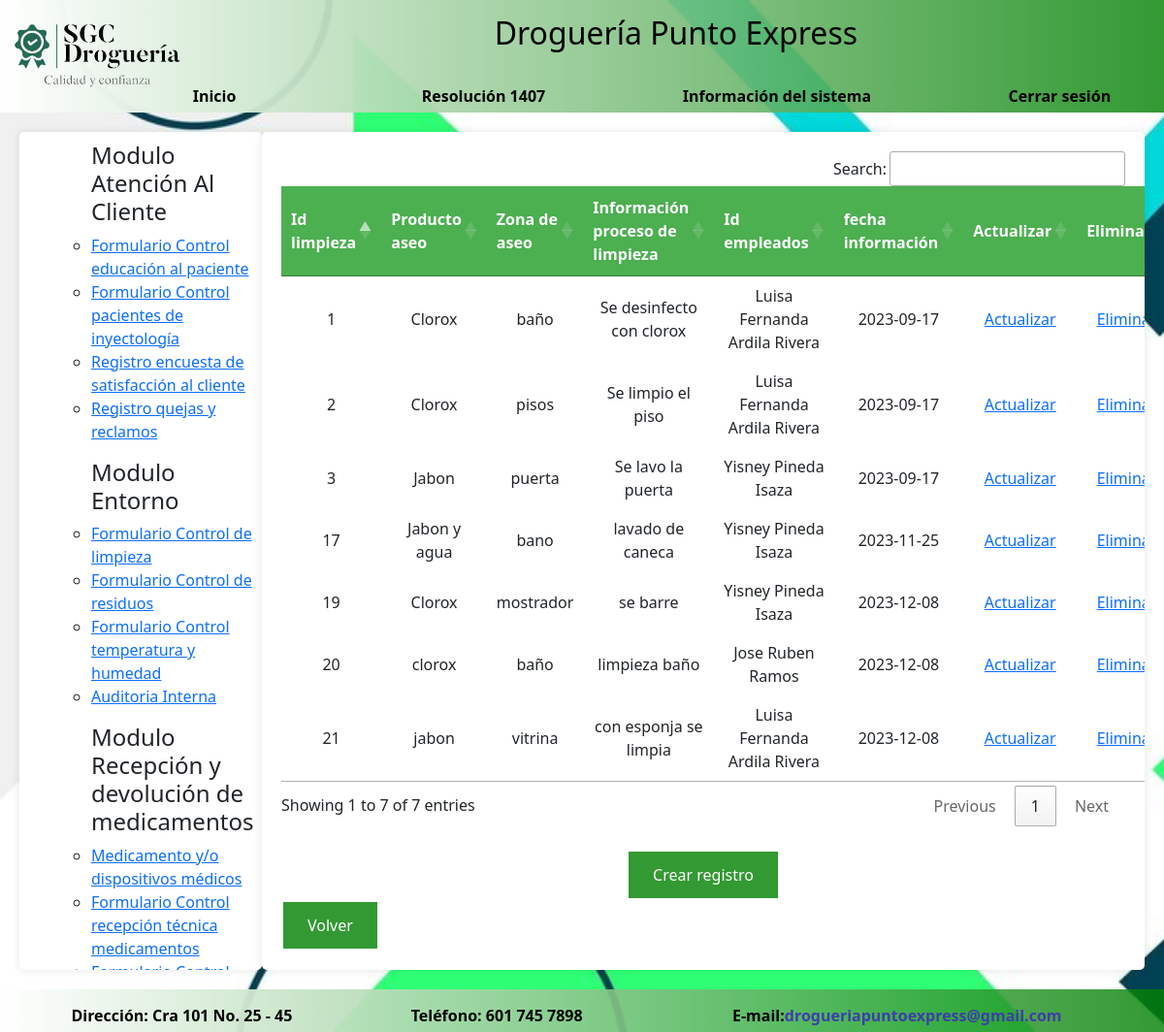
Screenshot of /limpieza.php (signed in) with the database file from the repository.
### tables this page shows
CREATE TABLE `limpieza` (
  `Idlimpieza` int(11) NOT NULL,
  `productoaseo` varchar(50) NOT NULL,
  `zona` varchar(50) NOT NULL,
  `infoprocesolimpieza` text NOT NULL,
  `Idempleados` varchar(5) NOT NULL,
  `fecha` date NOT NULL DEFAULT current_timestamp()
);

CREATE TABLE `empleados` (
  `Idempleados` varchar(5) NOT NULL DEFAULT 'E',
  `nomempleado` varchar(50) NOT NULL,
  `cedula` int(11) NOT NULL
);

### limpieza.php (the view, shortened to what this page needs)
<!DOCTYPE html>
<html lang="es">
<head>
    <link rel="stylesheet" href="EstiloMP.css">
    <link href="https://cdn.jsdelivr.net/npm/bootstrap@5.3.2/dist/css/bootstrap.min.css" rel="stylesheet">
    <link rel="stylesheet" href="https://cdn.datatables.net/1.13.7/css/jquery.dataTables.min.css">
    <link rel="stylesheet" href="https://cdn.datatables.net/buttons/2.4.2/css/buttons.dataTables.min.css">
</head>
<body>
<header id="header">
<img src="imagen/LogoSGC.png" align="left" height="100">
<h2>Droguería Punto Express</h2>
<br>
<div id="superior">
<a id = "inicio" href="u_inicio.php">Inicio</a>
<a id = "superior1" href="u_resolucion1407.php">Resolución 1407</a>
<a id= "superior1" href="u_sistemainf.php">Información del sistema</a>
<a id="cerrar" href="u_cerrarsesion.php">Cerrar sesión</a>
</header>
<div id="contenido">
    <div id="lateral">
    <nav>
            <ol>
		    <ul><h4>Modulo Atenci&oacute;n Al Cliente</h4>
			<li><a href="educacion.php">Formulario Control educaci&oacute;n al paciente</a></li>
			<li><a href="inyectologia.php">Formulario Control pacientes de inyectolog&iacute;a</a></li>
            <li><a href="rencuesta.php">Registro encuesta de satisfacci&oacute;n al cliente</a></li>
            <li><a href="qr.php">Registro quejas y reclamos</a></li>
			</ul>
            </ol>
        </nav>
        <nav>
            <ol>
		    <ul><h4>Modulo Entorno</h4>
			<li><a href="limpieza.php">Formulario Control de limpieza</a></li>
            <li><a href="residuos.php">Formulario Control de residuos</a></li>
			<li><a href="temperatura.php">Formulario Control temperatura y humedad</a></li>
            <li><a href="auditoria.php">Auditoria Interna</a></li>
			</ul>
            </ol>
        </nav>
        <nav>
            <ol>
		    <ul><h4>Modulo Recepci&oacute;n y devoluci&oacute;n de medicamentos</h4>
			<li><a href="producto.php">Medicamento y/o dispositivos m&eacute;dicos</a></li>
            <li><a href="recepcion.php">Formulario Control recepci&oacute;n t&eacute;cnica medicamentos</a></li>
            <li><a href="devolucion.php">Formulario Control devoluci&oacute;n medicamentos</a></li>
			</ul>
            </ol>
        </nav>
    </div>
<main id="contenidos">
<?php
include_once ("conexion.php");
?>
<table id="limpieza">
<thead>
<tr>
<th>Id limpieza</th>
<th>Producto aseo</th>
<th>Zona de aseo</th>
<th>Informaci&oacute;n proceso de limpieza</th>
<th>Id empleados</th>
<th>fecha informaci&oacute;n</th>
<th>Actualizar</th>
<th>Eliminar</th>
</tr>
</thead>
<tbody>
<?php
$sql = mysqli_query($conn, "SELECT * FROM limpieza
INNER JOIN empleados ON limpieza.Idempleados = empleados.Idempleados
");
while($row=mysqli_fetch_assoc($sql)){?>
        <tr>
        <td><?php echo $row ["Idlimpieza"];?></td>
        <td><?php echo $row ["productoaseo"];?></td>
        <td><?php echo $row ["zona"];?></td>
        <td><?php echo $row ["infoprocesolimpieza"];?></td>
        <td><?php echo $row ["nomempleado"];?></td>
        <td><?php echo $row ["fecha"];?></td>
        <td><a href="limdactualizar.php?Idlimpieza=<?php echo $row ["Idlimpieza"];?>">Actualizar</a></td>
        <td><a href="limeliminar.php?Idlimpieza=<?php echo $row ["Idlimpieza"];?>">Eliminar</a></td>
        </tr>
<?php    }
?>
</tbody>
</table><br>
<form action="limpiezac.php" method="post">
<center>
<button type="submit">Crear registro</button>
</center>
</form>
<form action="u_inicio.php">
<button type="submit">Volver</button>
</form>
</main>
</div>
<footer id="footer">
      <center>
        <table id="inferior"><tr>
			<td id="inferior1">Direcci&oacute;n: Cra 101 No. 25 - 45</td>
			<td id="inferior1">Tel&eacute;fono: 601 745 7898</td>
			<td id="inferior1">E-mail:<a href="mailto:drogueriapuntoexpress@gmail.com">drogueriapuntoexpress@gmail.com</a></td>
		</tr></table>
       </center>
</footer>
</body>
</html>

### EstiloMP.css (style rules this page uses)
body { background-image: url("imagen/fondo.jpg"); background-size: cover; background-repeat: no-repeat; background-attachment: fixed; background-color: #b0e57c; font-family: 'Arial', 'Helvetica', sans-serif; margin: 0; padding: 0; min-height: 100%; display: flex; flex-direction: column; }
#header { padding: 5px; background: linear-gradient(to right, white, rgba(0, 128, 0, 0.8) ); color: black; }
#header h2 { margin: 0; text-align: center; padding: 10px 0; vertical-align: middle; align-items: center; }
#superior { display: flex; justify-content: space-between; }
#superior a { margin: 0 px; text-decoration: none; color: #000; font-weight: bold; }
#cerrar { margin-right: 5%; }
#inicio { margin-right: 5%; }
button { background-color: rgba(0, 128, 0, 0.8); color: #ffffff; padding: 12px 25px; border: 2px solid; border-radius: 8px; cursor: pointer; font-size: 13px; text-transform: uppercase; transition: background-color 0.3s ease; align-content: center; }
#contenido { display: flex; justify-content: space-between; align-items: flex-start; margin: 20px; }
#lateral, #contenidos { flex-basis: 250px; background-color: #fff; padding: 10px; border-radius: 5px; box-shadow: 0px 0px 10px rgba(0, 0, 0, 0.1); height: calc(100vh - 200px); overflow: auto; }
#contenidos { flex-basis: calc(100% - 250px); background-color: #fff; padding: 20px; border-radius: 5px; box-shadow: 0px 0px 10px rgba(0, 0, 0, 0.1); height: calc(100vh - 200px); overflow: auto; }
#footer { justify-content: space-between; padding: 5px; background: linear-gradient(to right, white, rgba(0, 128, 0, 0.8) ); color: black; width: 100%; }
#inferior td { padding: 0 2px; color : black; font-weight: bold; }
#footer a { text-decoration: none; color:rgb(62, 62, 170); font-weight: bold; }
table { border-collapse: collapse; width: 100%; margin-top: 10px; }
th, td { border: 1px solid #ddd; padding: 5px; text-align: center; }
th { background-color: #4CAF50; color: #fff; }

### rows the page displays
limpieza: Idlimpieza "1", productoaseo "Clorox", zona "baño", infoprocesolimpieza "Se desinfecto con clorox", Idempleados.nomempleado "Luisa Fernanda Ardila Rivera", fecha "2023-09-17"
limpieza: Idlimpieza "2", productoaseo "Clorox", zona "pisos", infoprocesolimpieza "Se limpio el piso", Idempleados.nomempleado "Luisa Fernanda Ardila Rivera", fecha "2023-09-17"
limpieza: Idlimpieza "3", productoaseo "Jabon", zona "puerta", infoprocesolimpieza "Se lavo la puerta", Idempleados.nomempleado "Yisney Pineda Isaza", fecha "2023-09-17"
limpieza: Idlimpieza "17", productoaseo "Jabon y agua", zona "bano", infoprocesolimpieza "lavado de caneca", Idempleados.nomempleado "Yisney Pineda Isaza", fecha "2023-11-25"
limpieza: Idlimpieza "19", productoaseo "Clorox", zona "mostrador", infoprocesolimpieza "se barre", empleados.nomempleado "Yisney Pineda Isaza", fecha "2023-12-08"
limpieza: Idlimpieza "20", productoaseo "clorox", zona "baño", infoprocesolimpieza "limpieza baño", empleados.nomempleado "Jose Ruben Ramos", fecha "2023-12-08"
limpieza: Idlimpieza "21", productoaseo "jabon", zona "vitrina", infoprocesolimpieza "con esponja se limpia", Idempleados.nomempleado "Luisa Fernanda Ardila Rivera", fecha "2023-12-08"
